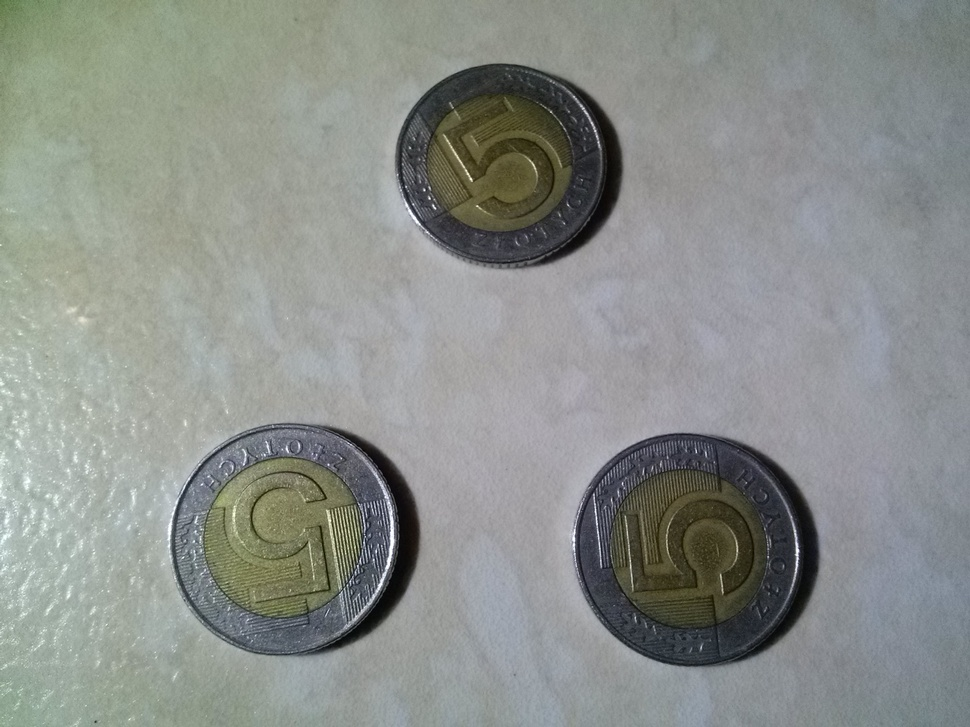
#> input picture zdjecia/monety - latwe/CAM01561.jpg, 970 x 727 px, shrunk from 1280 x 960 before the run
$ python -i 'Rozpoznawanie nominalu monet - knnMatch.py'   (imports and definitions only)   (older library calls are emulated)
#> lines starting #> are read from the running program, lines starting #| are printed output that depends on the picture; after the words box and inside, x2 and y2 are one past the last pixel; in counts of white or black regions, pixels touching at a corner belong together
import cv2
from matplotlib import pyplot as plt
import numpy as np
import os
import gc


def progowanie(image):
    gray = cv2.cvtColor(image, cv2.COLOR_RGB2GRAY)
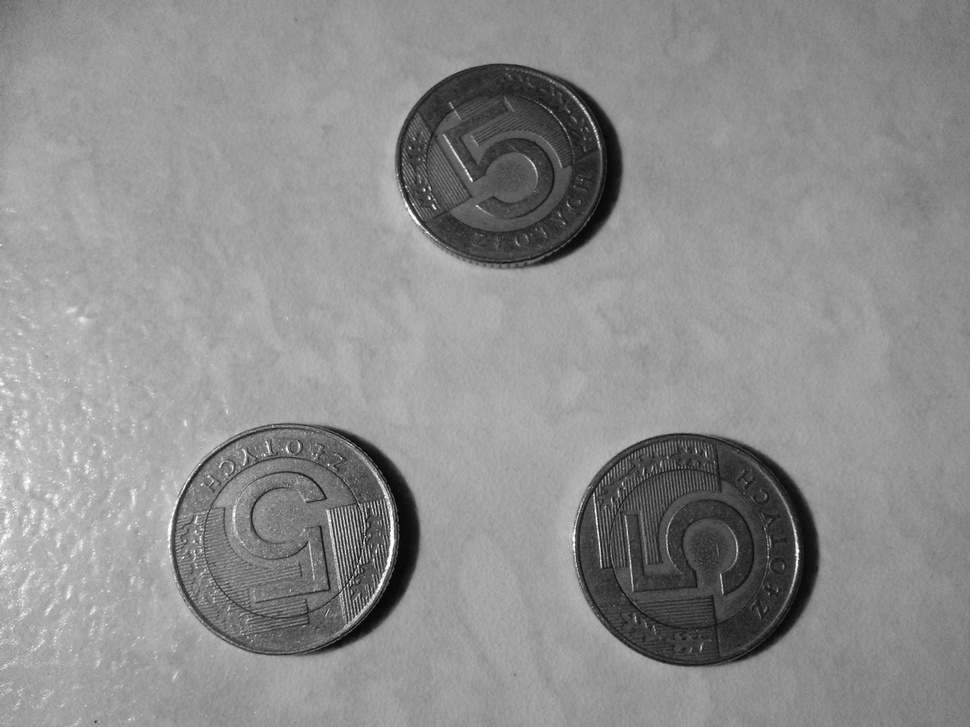
#> gray: shape (727, 970); min 1, max 255, mean 141.7

    blurred = cv2.GaussianBlur(gray, (5, 5), 0)

    canny = cv2.Canny(blurred, 50, 100)
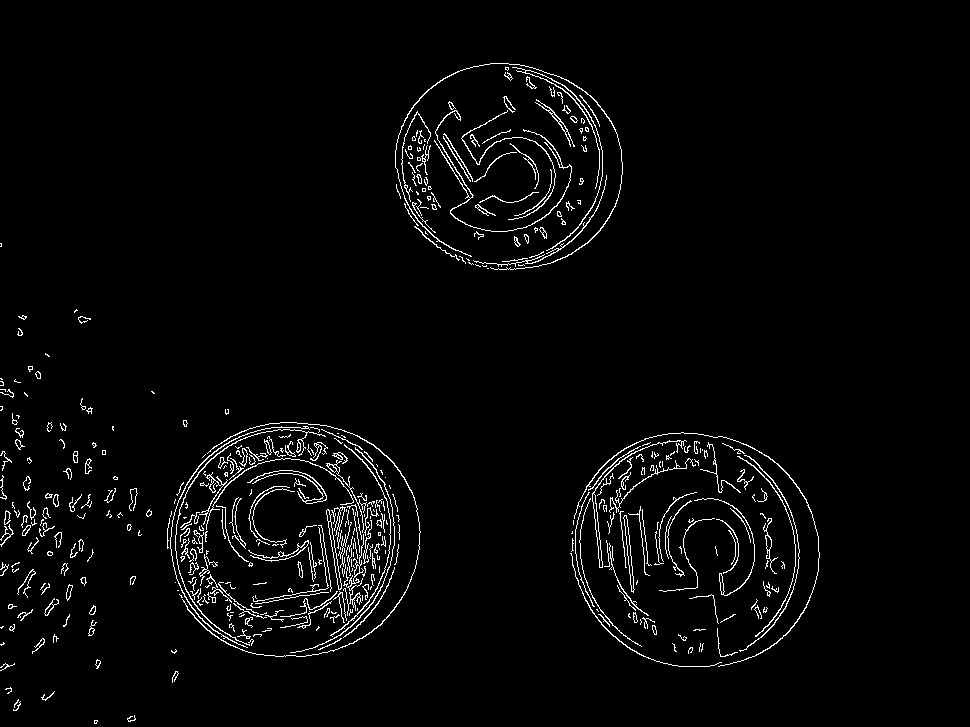
#> canny: shape (727, 970); 2.9% white in thin lines or dots, all inside (x1, y1, x2, y2) = (0, 63, 820, 724)

    return canny


# [120 lines left out: function main, not called in this run]


# [1 line not run here, left out]

>>> import cv2
>>> picture = cv2.cvtColor(cv2.imread('zdjecia/monety - latwe/CAM01561.jpg'), cv2.COLOR_BGR2RGB)
>>> result = progowanie(picture)

$ run again, on zdjecia/monety - latwe/CAM01644.jpg
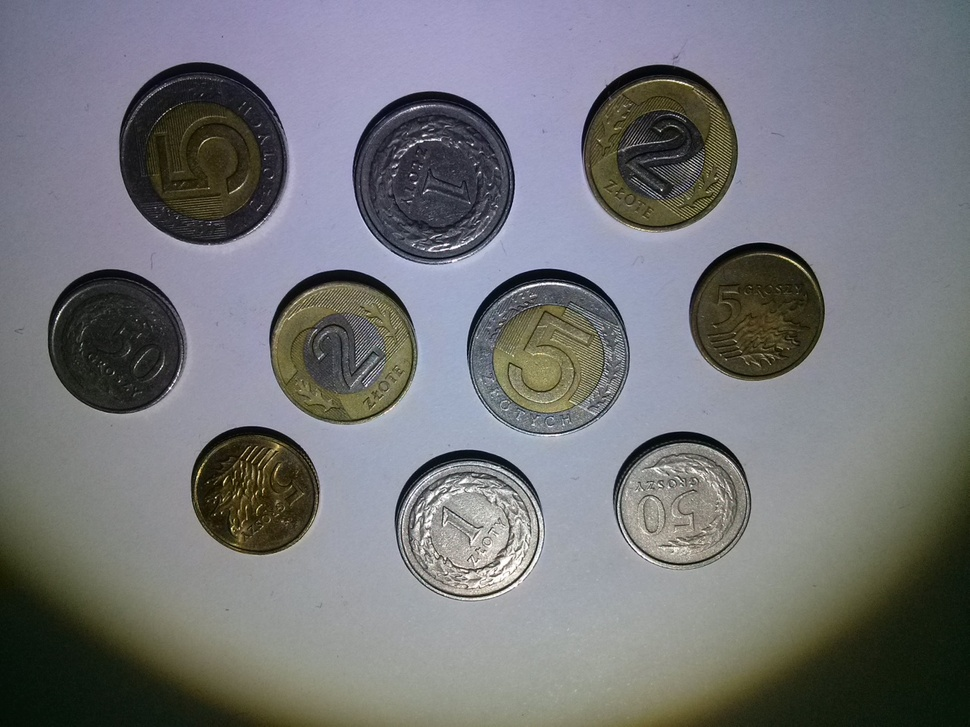
#> input picture zdjecia/monety - latwe/CAM01644.jpg, 970 x 727 px, shrunk from 1280 x 960 before the run
#> in progowanie, `gray = cv2.cvtColor(image, cv2.COLOR_RGB2GRAY)`:
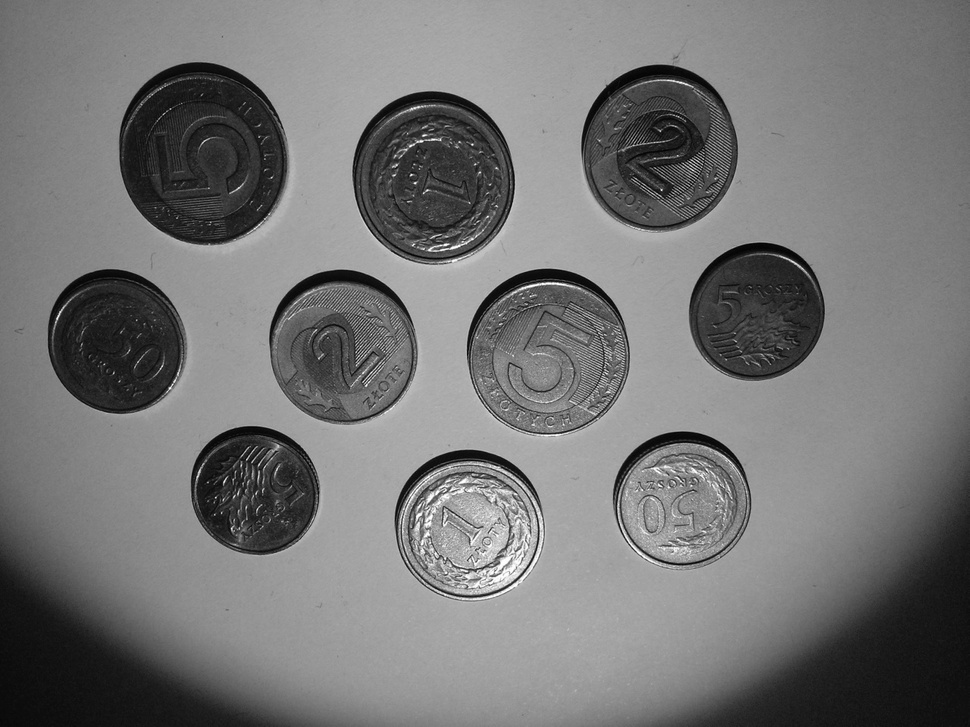
#> gray: shape (727, 970); min 0, max 255, mean 117.2
#> in progowanie, `canny = cv2.Canny(blurred, 50, 100)`:
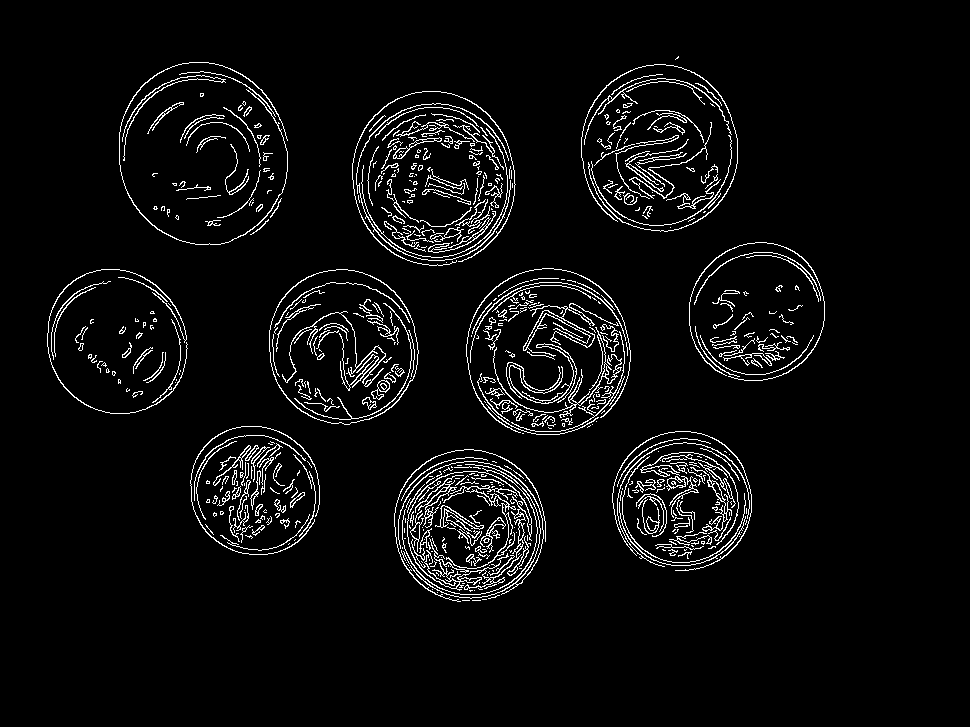
#> canny: shape (727, 970); 4.7% white in thin lines or dots, all inside (x1, y1, x2, y2) = (47, 56, 825, 602)

$ run again, on zdjecia/monety - latwe/CAM01646.jpg
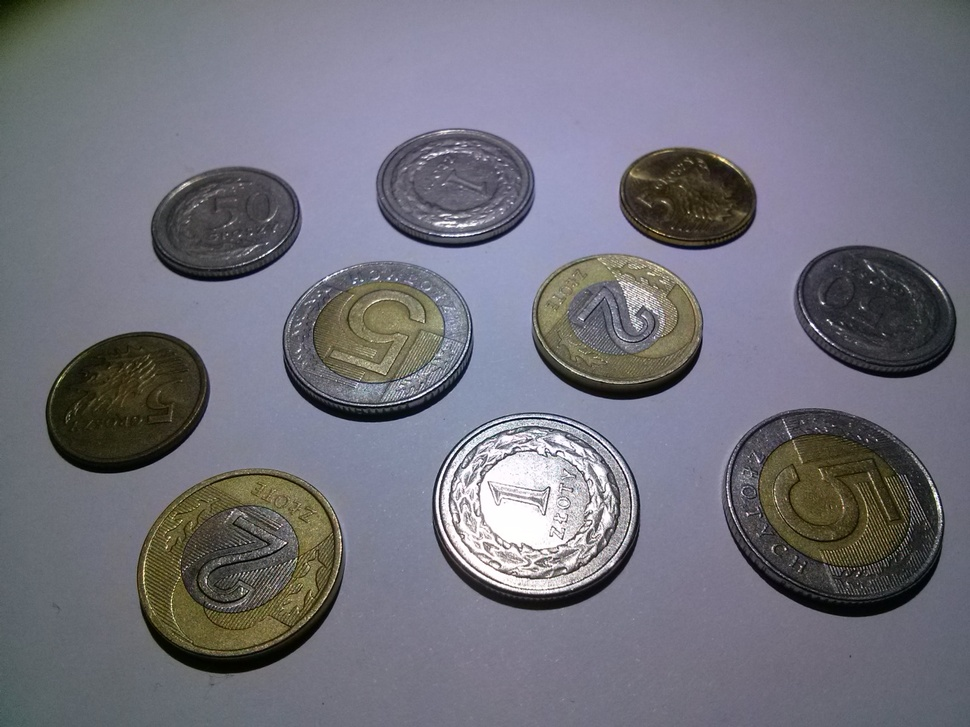
#> input picture zdjecia/monety - latwe/CAM01646.jpg, 970 x 727 px, shrunk from 1280 x 960 before the run
#> in progowanie, `gray = cv2.cvtColor(image, cv2.COLOR_RGB2GRAY)`:
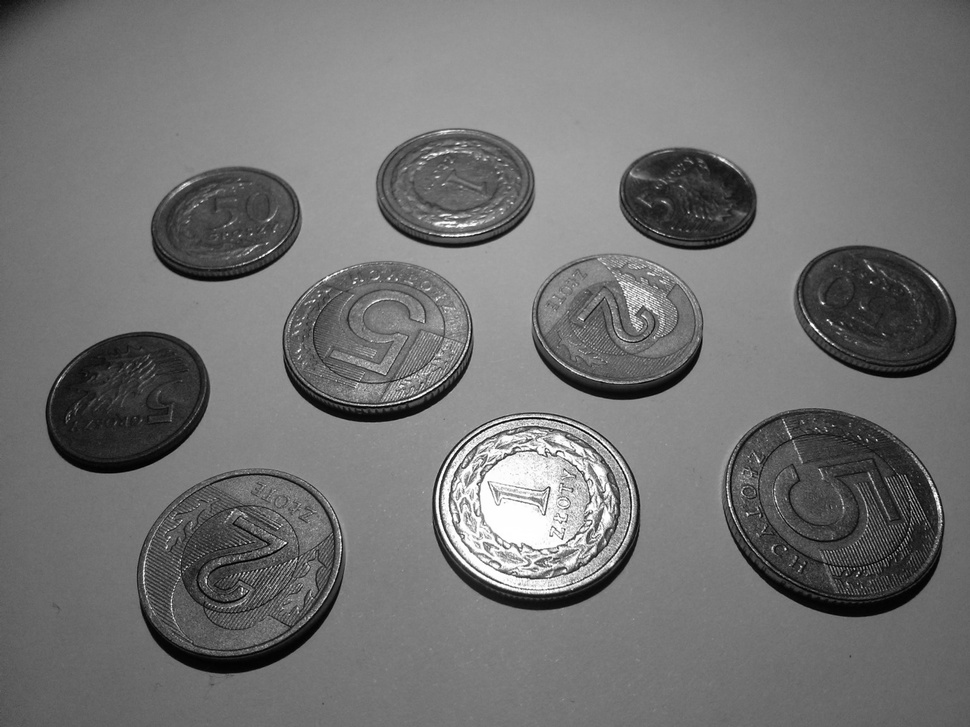
#> gray: shape (727, 970); min 0, max 255, mean 115.2
#> in progowanie, `canny = cv2.Canny(blurred, 50, 100)`:
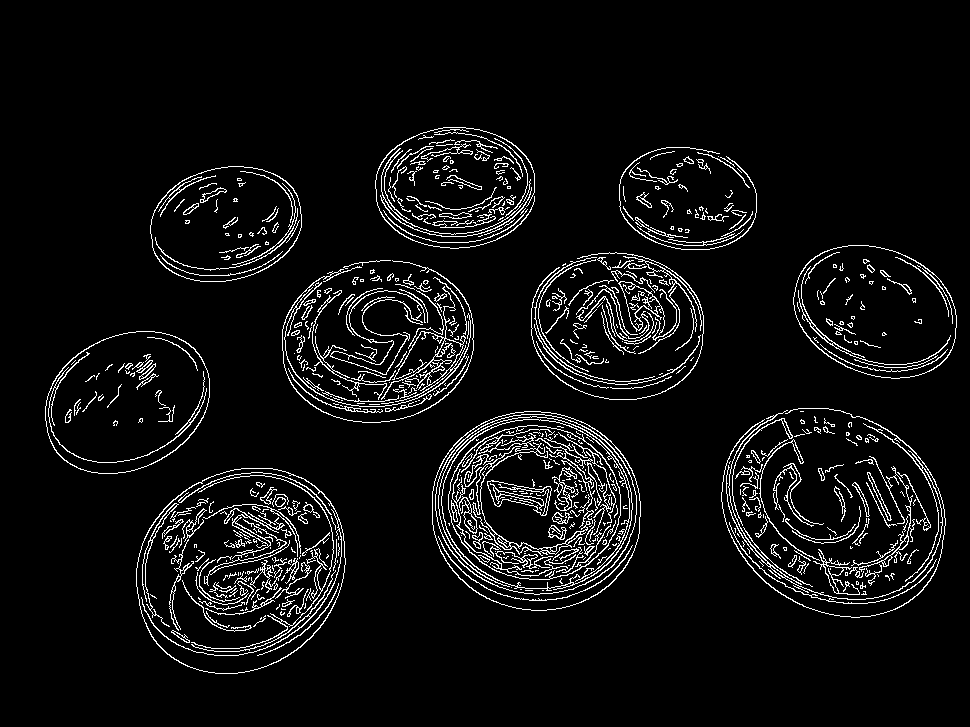
#> canny: shape (727, 970); 5.8% white in thin lines or dots, all inside (x1, y1, x2, y2) = (45, 127, 957, 674)

$ run again, on zdjecia/monety - latwe/CAM01673.jpg
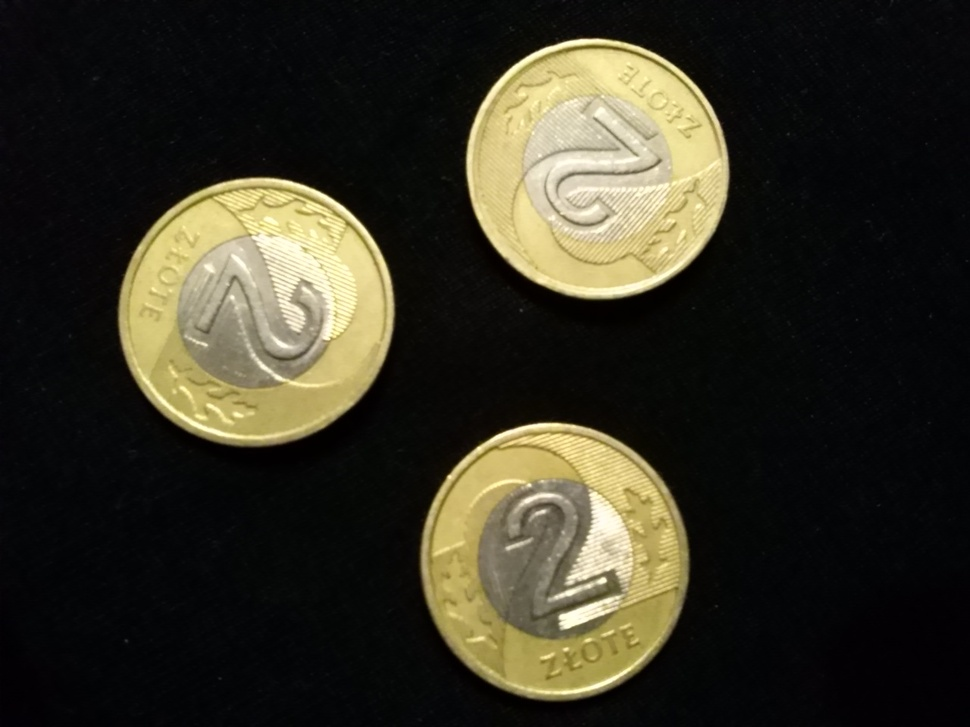
#> input picture zdjecia/monety - latwe/CAM01673.jpg, 970 x 727 px, shrunk from 1280 x 960 before the run
#> in progowanie, `gray = cv2.cvtColor(image, cv2.COLOR_RGB2GRAY)`:
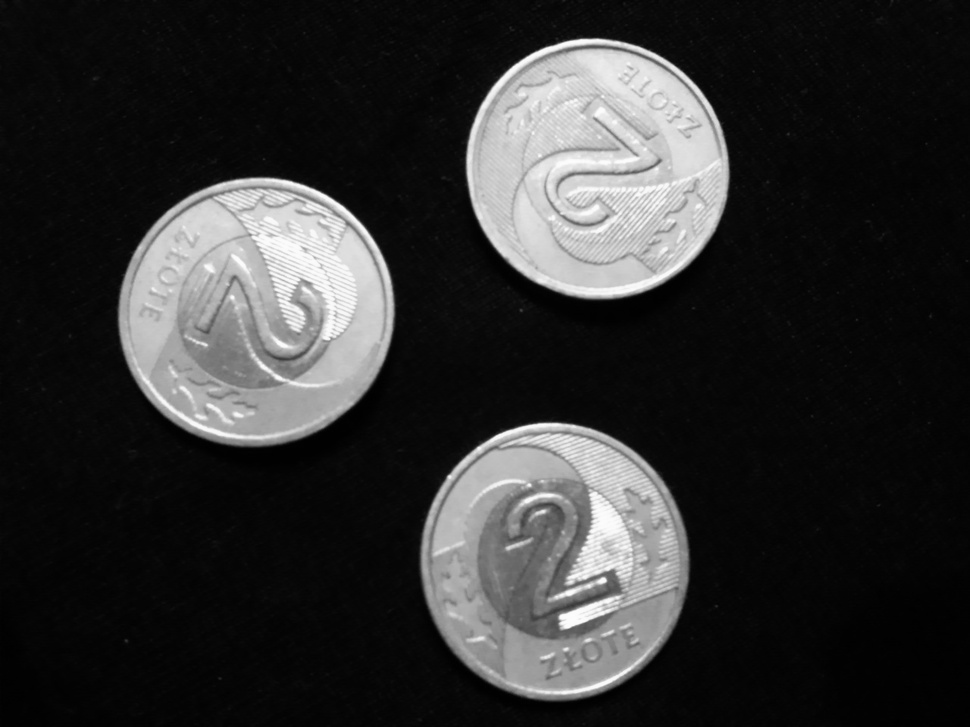
#> gray: shape (727, 970); min 0, max 253, mean 49.1
#> in progowanie, `canny = cv2.Canny(blurred, 50, 100)`:
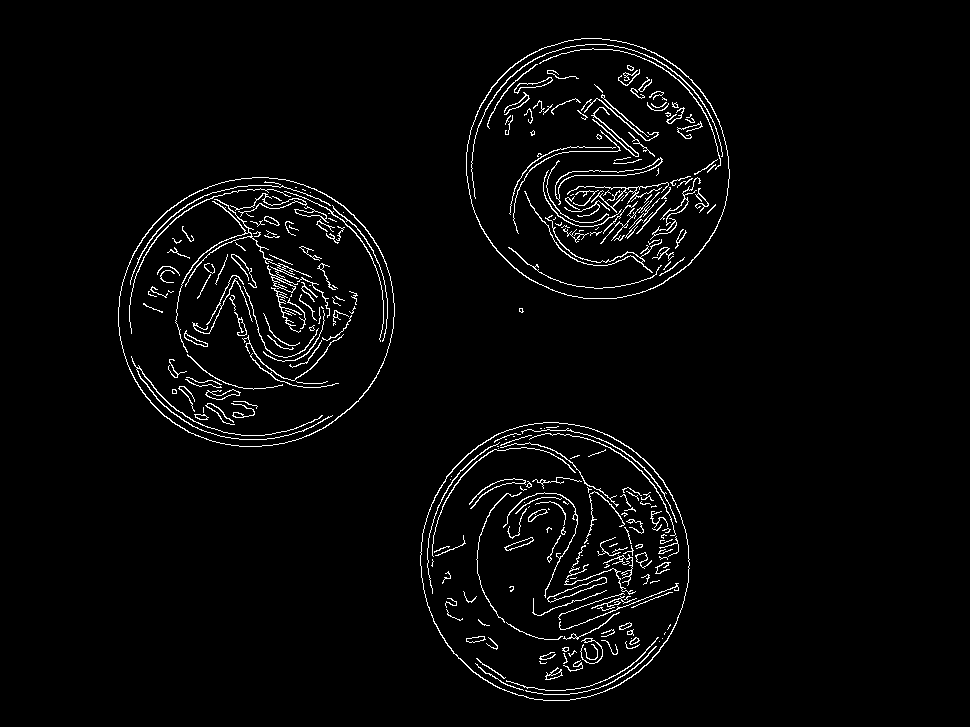
#> canny: shape (727, 970); 2.9% white in thin lines or dots, all inside (x1, y1, x2, y2) = (118, 38, 730, 701)
